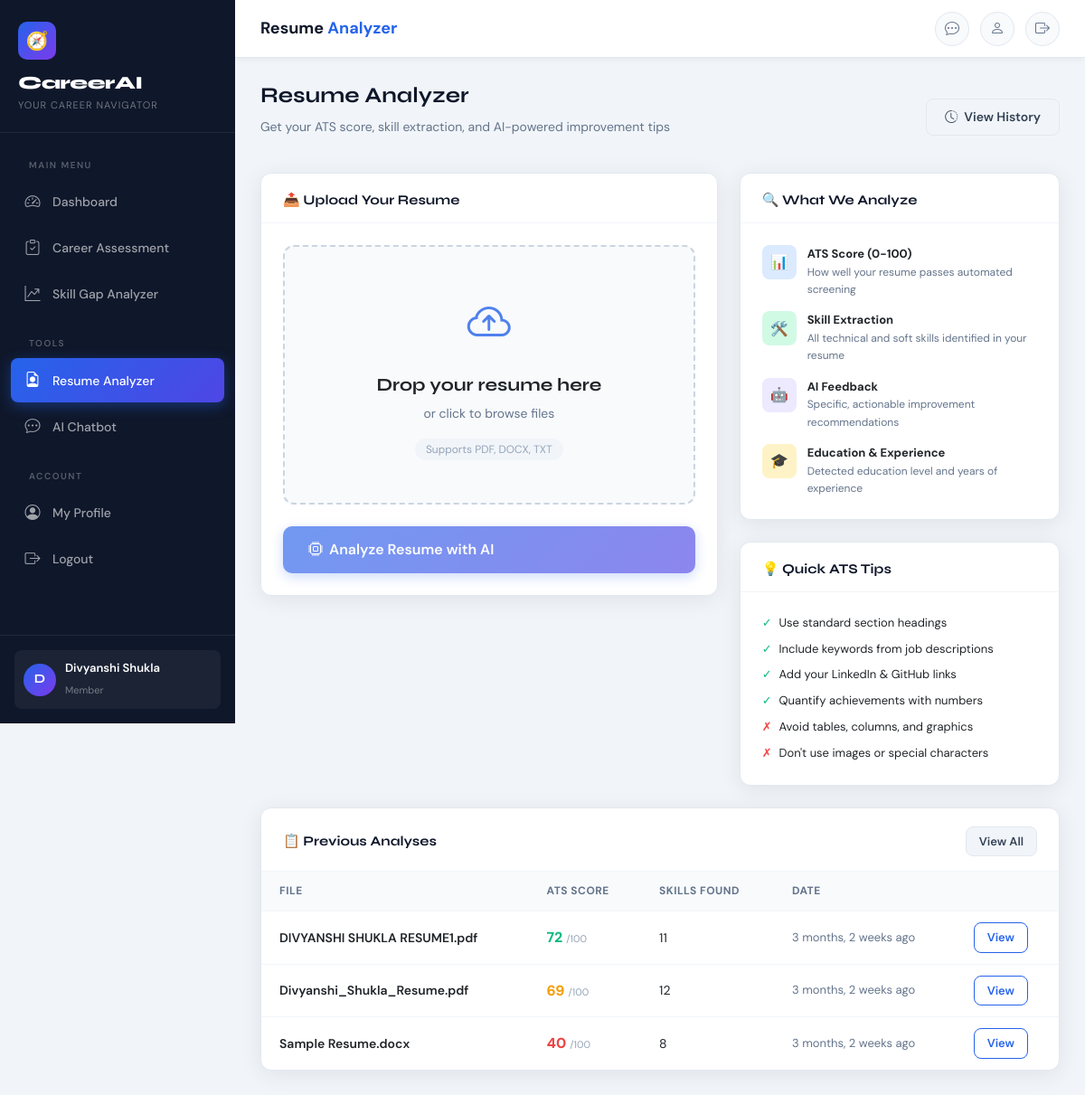
Page /resume/upload/ (signed in) on the committed database.
### accounts/models.py (models this page shows, shortened)
class User(AbstractUser):
    bio = models.TextField(blank=True)
    profile_pic = models.ImageField(upload_to='profiles/', blank=True, null=True)
    current_skills = models.TextField(blank=True, help_text="Comma-separated list of your skills")
    desired_career = models.CharField(max_length=200, blank=True)
    linkedin_url = models.URLField(blank=True)
    github_url = models.URLField(blank=True)
    experience_years = models.PositiveIntegerField(default=0)

### resume_analyzer/models.py (models this page shows, shortened)
class Resume(models.Model):
    user = models.ForeignKey(settings.AUTH_USER_MODEL, on_delete=models.CASCADE)
    file = models.FileField(upload_to='resumes/')
    original_filename = models.CharField(max_length=255, blank=True)
    extracted_text = models.TextField(blank=True)
    skills_found = models.JSONField(default=list)
    experience_years = models.FloatField(null=True, blank=True)
    education_level = models.CharField(max_length=100, blank=True)
    ats_score = models.IntegerField(null=True, blank=True)
    feedback = models.TextField(blank=True)
    word_count = models.IntegerField(default=0)
    uploaded_at = models.DateTimeField(auto_now_add=True)
    class Meta:
        ordering = ['-uploaded_at']

### resume_analyzer/views.py (the view, shortened to what this page needs)
# urls.py: path('upload/', views.upload_resume, name='upload_resume'),
@login_required
def upload_resume(request):
    previous_resumes = Resume.objects.filter(user=request.user)[:5]
    return render(request, 'resume_analyzer/upload.html', {'previous_resumes': previous_resumes})

### templates/resume_analyzer/upload.html (shortened to what this page needs)
{% extends 'base.html' %}
{% block page_title %}Resume <span>Analyzer</span>{% endblock %}
{% block content %}
<div class="page-header fade-up">
  <div>
    <h2>Resume Analyzer</h2>
    <p style="color:#64748b;font-size:14px;margin-top:4px;">Get your ATS score, skill extraction, and AI-powered improvement tips</p>
  </div>
  {% if previous_resumes %}
  <a href="{% url 'resume_list' %}" class="btn btn-light"><i class="bi bi-clock-history"></i> View History</a>
  {% endif %}
</div>
<div class="row g-4">
  <div class="col-lg-7">
    <div class="card fade-up fade-up-1">
      <div class="card-header"><h5>📤 Upload Your Resume</h5></div>
      <div class="card-body">
        <form method="post" enctype="multipart/form-data" id="uploadForm">
          <div class="upload-zone" id="dropZone" onclick="document.getElementById('resumeFile').click()">
            <div class="upload-icon"><i class="bi bi-cloud-arrow-up"></i></div>
            <h5 style="font-family:'Syne',sans-serif;font-weight:700;">Drop your resume here</h5>
            <p style="color:#64748b;font-size:14px;margin-bottom:16px;">or click to browse files</p>
            <span style="font-size:12px;color:#94a3b8;background:#f1f5f9;padding:4px 12px;border-radius:20px;">
              Supports PDF, DOCX, TXT
            </span>
          </div>
          <button type="submit" class="btn btn-primary w-100 btn-lg mt-4" id="submitBtn" disabled>
            <i class="bi bi-cpu"></i> Analyze Resume with AI
          </button>
        </form>
      </div>
    </div>
  </div>
  <div class="col-lg-5">
    <div class="card fade-up fade-up-2">
      <div class="card-header"><h5>🔍 What We Analyze</h5></div>
      <div class="card-body" style="display:flex;flex-direction:column;gap:14px;">
        <div style="display:flex;gap:12px;align-items:flex-start;">
          <div style="width:38px;height:38px;border-radius:8px;background:#dbeafe;color:#2563eb;display:flex;align-items:center;justify-content:center;font-size:16px;flex-shrink:0;">📊</div>
          <div><div style="font-weight:700;font-size:13px;">ATS Score (0-100)</div><div style="font-size:12px;color:#64748b;">How well your resume passes automated screening</div></div>
        </div>
        <div style="display:flex;gap:12px;align-items:flex-start;">
          <div style="width:38px;height:38px;border-radius:8px;background:#d1fae5;color:#10b981;display:flex;align-items:center;justify-content:center;font-size:16px;flex-shrink:0;">🛠️</div>
          <div><div style="font-weight:700;font-size:13px;">Skill Extraction</div><div style="font-size:12px;color:#64748b;">All technical and soft skills identified in your resume</div></div>
        </div>
        <div style="display:flex;gap:12px;align-items:flex-start;">
          <div style="width:38px;height:38px;border-radius:8px;background:#ede9fe;color:#7c3aed;display:flex;align-items:center;justify-content:center;font-size:16px;flex-shrink:0;">🤖</div>
          <div><div style="font-weight:700;font-size:13px;">AI Feedback</div><div style="font-size:12px;color:#64748b;">Specific, actionable improvement recommendations</div></div>
        </div>
        <div style="display:flex;gap:12px;align-items:flex-start;">
          <div style="width:38px;height:38px;border-radius:8px;background:#fef3c7;color:#f59e0b;display:flex;align-items:center;justify-content:center;font-size:16px;flex-shrink:0;">🎓</div>
          <div><div style="font-weight:700;font-size:13px;">Education & Experience</div><div style="font-size:12px;color:#64748b;">Detected education level and years of experience</div></div>
        </div>
      </div>
    </div>
    <div class="card mt-4 fade-up fade-up-3">
      <div class="card-header"><h6>💡 Quick ATS Tips</h6></div>
      <div class="card-body" style="font-size:13px;">
        <div style="display:flex;flex-direction:column;gap:8px;">
          <div style="display:flex;gap:8px;"><span style="color:#10b981;">✓</span><span>Use standard section headings</span></div>
          <div style="display:flex;gap:8px;"><span style="color:#10b981;">✓</span><span>Include keywords from job descriptions</span></div>
          <div style="display:flex;gap:8px;"><span style="color:#10b981;">✓</span><span>Add your LinkedIn & GitHub links</span></div>
          <div style="display:flex;gap:8px;"><span style="color:#10b981;">✓</span><span>Quantify achievements with numbers</span></div>
          <div style="display:flex;gap:8px;"><span style="color:#ef4444;">✗</span><span>Avoid tables, columns, and graphics</span></div>
          <div style="display:flex;gap:8px;"><span style="color:#ef4444;">✗</span><span>Don't use images or special characters</span></div>
        </div>
      </div>
    </div>
  </div>
</div>
{% if previous_resumes %}
<div class="card mt-4 fade-up">
  <div class="card-header">
    <h5>📋 Previous Analyses</h5>
    <a href="{% url 'resume_list' %}" class="btn btn-light btn-sm">View All</a>
  </div>
  <div class="card-body" style="padding:0;">
    <div style="overflow-x:auto;">
      <table style="width:100%;border-collapse:collapse;">
        <thead style="background:#f8fafc;">
          <tr>
            <th style="padding:12px 20px;text-align:left;font-size:12px;font-weight:700;color:#64748b;text-transform:uppercase;letter-spacing:0.5px;">File</th>
            <th style="padding:12px 20px;text-align:left;font-size:12px;font-weight:700;color:#64748b;text-transform:uppercase;letter-spacing:0.5px;">ATS Score</th>
            <th style="padding:12px 20px;text-align:left;font-size:12px;font-weight:700;color:#64748b;text-transform:uppercase;letter-spacing:0.5px;">Skills Found</th>
            <th style="padding:12px 20px;text-align:left;font-size:12px;font-weight:700;color:#64748b;text-transform:uppercase;letter-spacing:0.5px;">Date</th>
            <th style="padding:12px 20px;"></th>
          </tr>
        </thead>
        <tbody>
          {% for r in previous_resumes %}
          <tr style="border-top:1px solid #f1f5f9;">
            <td style="padding:12px 20px;font-size:14px;font-weight:600;">{{ r.original_filename|truncatechars:30 }}</td>
            <td style="padding:12px 20px;">
              <span style="font-weight:800;font-size:16px;color:{% if r.ats_score >= 70 %}#10b981{% elif r.ats_score >= 50 %}#f59e0b{% else %}#ef4444{% endif %};">{{ r.ats_score }}</span>
              <span style="font-size:11px;color:#94a3b8;">/100</span>
            </td>
            <td style="padding:12px 20px;font-size:14px;">{{ r.skills_found|length }}</td>
            <td style="padding:12px 20px;font-size:13px;color:#64748b;">{{ r.uploaded_at|timesince }} ago</td>
            <td style="padding:12px 20px;"><a href="{% url 'resume_result' r.pk %}" class="btn btn-outline-primary btn-sm">View</a></td>
          </tr>
          {% endfor %}
        </tbody>
      </table>
    </div>
  </div>
</div>
{% endif %}
{% endblock %}

### templates/base.html (shortened to what this page needs)
{% load static %}
<!DOCTYPE html>
<html lang="en">
<head>
  <link href="https://cdn.jsdelivr.net/npm/bootstrap@5.3.2/dist/css/bootstrap.min.css" rel="stylesheet">
  <link href="https://cdn.jsdelivr.net/npm/bootstrap-icons@1.11.3/font/bootstrap-icons.min.css" rel="stylesheet">
  <link href="{% static 'css/main.css' %}" rel="stylesheet">
</head>
<body>
<aside class="sidebar" id="sidebar">
  <div class="sidebar-brand">
    <div class="brand-icon">🧭</div>
    <div class="brand-name">CareerAI</div>
    <div class="brand-sub">Your Career Navigator</div>
  </div>
  <nav class="sidebar-nav">
    <div class="sidebar-section-label">Main Menu</div>
    <div class="nav-item">
      <a href="{% url 'dashboard' %}" class="nav-link {% if request.resolver_match.url_name == 'dashboard' %}active{% endif %}">
        <i class="bi bi-speedometer2"></i> Dashboard
      </a>
    </div>
    <div class="nav-item">
      <a href="{% url 'quiz' %}" class="nav-link {% if 'quiz' in request.resolver_match.url_name %}active{% endif %}">
        <i class="bi bi-clipboard-check"></i> Career Assessment
      </a>
    </div>
    <div class="nav-item">
      <a href="{% url 'skill_gap' %}" class="nav-link {% if request.resolver_match.url_name == 'skill_gap' %}active{% endif %}">
        <i class="bi bi-graph-up-arrow"></i> Skill Gap Analyzer
      </a>
    </div>
    <div class="sidebar-section-label">Tools</div>
    <div class="nav-item">
      <a href="{% url 'upload_resume' %}" class="nav-link {% if 'resume' in request.resolver_match.url_name %}active{% endif %}">
        <i class="bi bi-file-earmark-person"></i> Resume Analyzer
      </a>
    </div>
    <div class="nav-item">
      <a href="{% url 'chatbot' %}" class="nav-link {% if request.resolver_match.url_name == 'chatbot' %}active{% endif %}">
        <i class="bi bi-chat-dots"></i> AI Chatbot
      </a>
    </div>
    <div class="sidebar-section-label">Account</div>
    <div class="nav-item">
      <a href="{% url 'profile' %}" class="nav-link {% if request.resolver_match.url_name == 'profile' %}active{% endif %}">
        <i class="bi bi-person-circle"></i> My Profile
      </a>
    </div>
    <div class="nav-item">
      <a href="{% url 'logout' %}" class="nav-link">
        <i class="bi bi-box-arrow-right"></i> Logout
      </a>
    </div>
  </nav>
  <div class="sidebar-footer">
    <a href="{% url 'profile' %}" class="sidebar-user">
      <div class="avatar">
        {% if request.user.profile_pic %}
          <img src="{{ request.user.profile_pic.url }}" alt="Avatar">
        {% else %}
          {{ request.user.first_name|first|upper|default:request.user.username|first|upper }}
        {% endif %}
      </div>
      <div class="user-info">
        <span class="name">{{ request.user.get_full_name|default:request.user.username }}</span>
        <span class="role">{{ request.user.desired_career|default:"Member" }}</span>
      </div>
    </a>
  </div>
</aside>
<div class="main-wrapper">
  <header class="topbar">
    <div class="topbar-title">{% block page_title %}<span>Dashboard</span>{% endblock %}</div>
    <div class="topbar-right">
      <a href="{% url 'chatbot' %}" class="topbar-btn" title="AI Chat">
        <i class="bi bi-chat-dots"></i>
      </a>
      <a href="{% url 'profile' %}" class="topbar-btn" title="Profile">
        <i class="bi bi-person"></i>
      </a>
      <a href="{% url 'logout' %}" class="topbar-btn" title="Logout">
        <i class="bi bi-box-arrow-right"></i>
      </a>
    </div>
  </header>
  <main class="page-content">
    {% block content %}{% endblock %}
  </main>
</div>
</body>
</html>

### rows in the picture
User: user.first_name|first "D", user.get_full_name "Divyanshi Shukla", user.desired_career "Member"
Resume: original_filename "DIVYANSHI SHUKLA RESUME1.pdf", ats_score "72", skills_found|length "11", uploaded_at "3 months, 2 weeks"
Resume: original_filename "Divyanshi_Shukla_Resume.pdf", ats_score "69", skills_found|length "12", uploaded_at "3 months, 2 weeks"
Resume: original_filename "Sample Resume.docx", ats_score "40", skills_found|length "8", uploaded_at "3 months, 2 weeks"
